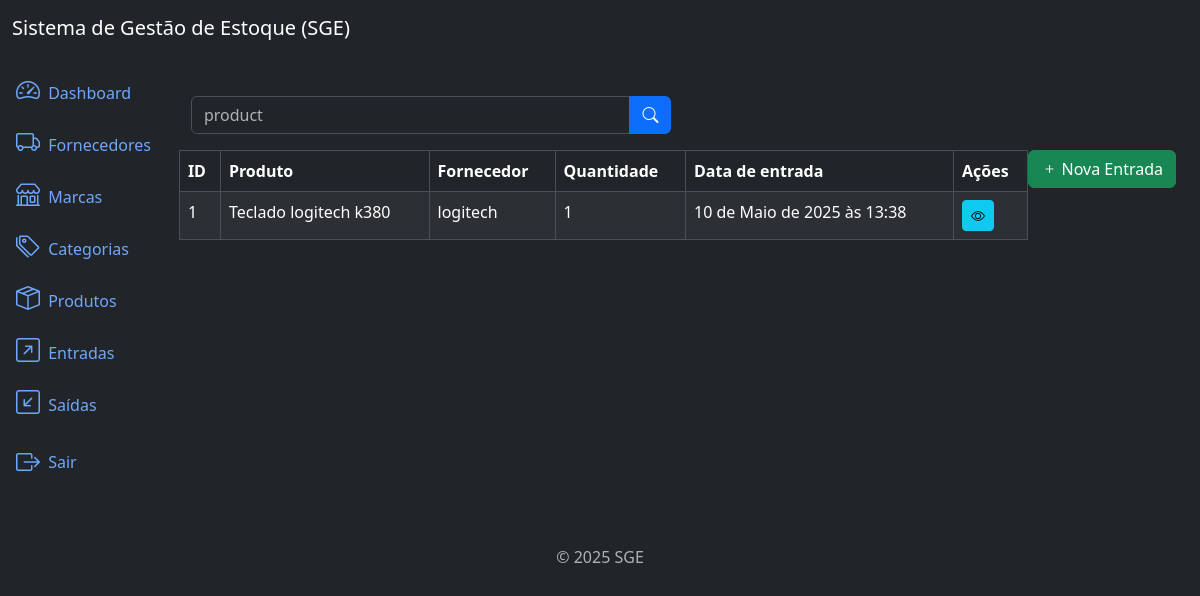
Page /inflows/list/ (signed in) on the earlier database version.
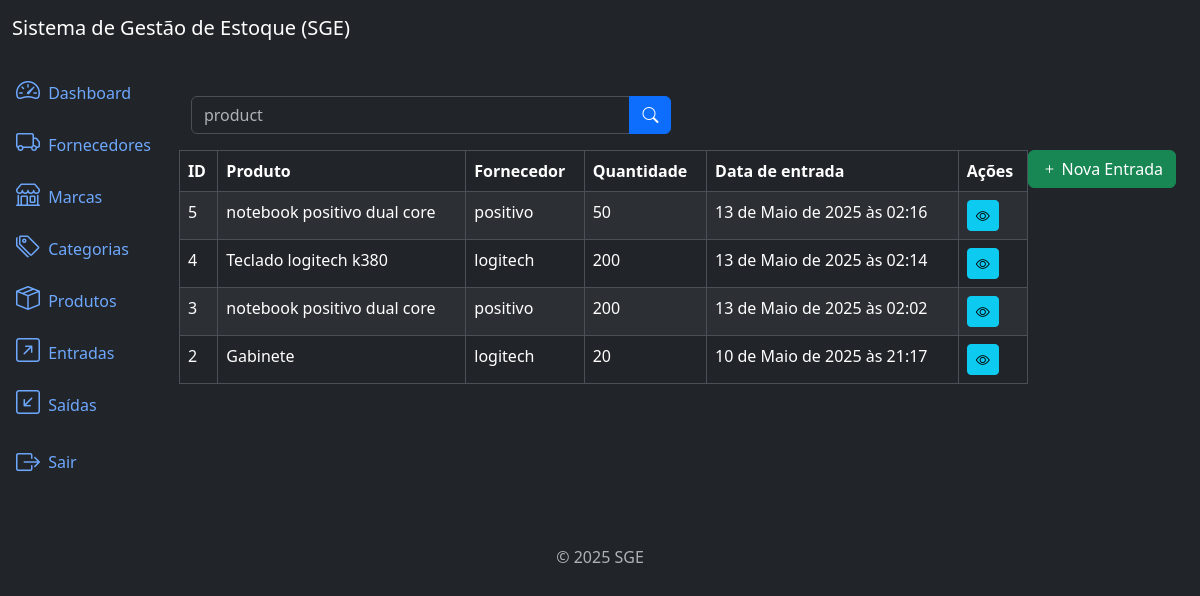
Same page on the later database version.
### inflows/models.py (models this page shows, shortened)
class Inflow(models.Model):
    supplier = models.ForeignKey(Supplier, on_delete=models.PROTECT, related_name='inflows')
    product = models.ForeignKey(Product, on_delete=models.PROTECT, related_name='inflows')
    quantity = models.IntegerField()
    description = models.TextField(null=True, blank=True)
    created_at = models.DateTimeField(auto_now_add=True)
    updated_at = models.DateTimeField(auto_now=True)
    class Meta:
        ordering = ['-created_at']

### products/models.py (models this page shows)
class Product (models.Model):
    title = models.CharField(max_length=500)
    category = models.ForeignKey(Category, on_delete=models.PROTECT, related_name='products')
    brand = models.ForeignKey(Brand, on_delete=models.PROTECT, related_name='products')
    description = models.TextField(null=True, blank=True)
    serie_number = models.CharField(max_length=200, null=True, blank=True)
    cost_price = models.DecimalField(max_digits=20, decimal_places=2)
    selling_price = models.DecimalField(max_digits=20, decimal_places=2)
    quantity = models.IntegerField(default=0)
    created_at = models.DateTimeField(auto_now_add=True)
    updated_at = models.DateTimeField(auto_now=True)
    class Meta:
         ordering = ['title']
    def __str__(self):
        return self.title

### suppliers/models.py (models this page shows)
class Supplier(models.Model):
    name = models.CharField(max_length=500)
    description = models.TextField(null=True, blank=True)
    created_at = models.DateTimeField(auto_now_add=True)
    updated_at =  models.DateTimeField(auto_now=True)
    class Meta:
        ordering = ['name']
    def __str__(self):
        return self.name

### inflows/views.py (the view)
# urls.py: path('inflows/list/', views.InflowListView.as_view(), name='inflow_list'),
class InflowListView(LoginRequiredMixin,PermissionRequiredMixin, ListView):
    model = models.Inflow
    template_name = 'inflow_list.html'
    context_object_name = 'inflows'
    paginate_by = 9
    permission_required ='inflows.view_inflow'
    def get_queryset(self):
        queryset = super().get_queryset()
        product = self.request.GET.get('product')
        if product:
            queryset = queryset.filter(product__title__icontains=product)
        return queryset

### inflows/templates/inflow_list.html (shortened to what this page needs)
{% extends 'base.html' %}
{% block content %}
<div class="row mb-3">
    <div class="col-md-6">
            <form method="get" action="{% url 'inflow_list' %}">
             <div class="input-group">
                    <input type="text" class="form-control" name="product" placeholder="product" value="{{ request.GET.product }}">
                    <button type="submit" class="btn btn-primary">
                        <i class="bi bi-search"></i>
                    </button>
                </div>
            </form>
        </div>
    </div>
    {% if perms.inflows.add_inflow %}
    <div class="col -md-6">
        <a href="{% url 'inflow_create' %}" class="btn btn-success float-end">
          <i class="bi bi-plus"></i> Nova Entrada
        </a>
    </div>
    {% endif %}
</div>
<div class="table-responsive">
    <table class="table table-striped table-bordered">
        <thead class="thead-dark">
            <tr>
                <th>ID</th>
                <th>Produto</th>
                <th>Fornecedor</th>
                <th>Quantidade</th>
                <th>Data de entrada</th>
                <th> Ações </th>
            </tr>
        </thead>
        <tbody>
            {% for inflow in inflows %}
            <tr>
                <td>{{ inflow.id }}</td>
                <td>{{ inflow.product }}</td>
                <td>{{ inflow.supplier }}</td>
                <td>{{ inflow.quantity }}</td>
                <td>{{ inflow.created_at }}</td>
                <td>
                    {% if perms.inflows.view_inflow %}
                        <a href="{% url 'inflow_detail' inflow.id %}" class="btn btn-info btn-sm">
                             <i class="bi bi-eye"></i>
                        </a>
                    {% endif %}
                </td>
            </tr>
            {% endfor %}
        </tbody>
    </table>
</div>
{% endblock %}

### app/templates/base.html (shortened to what this page needs)
<!DOCTYPE html>
<html lang="pt-br" data-bs-theme="dark">
<head>
  <link href="https://cdn.jsdelivr.net/npm/bootstrap@5.3.5/dist/css/bootstrap.min.css" rel="stylesheet">
  <link rel="stylesheet" href="https://cdn.jsdelivr.net/npm/bootstrap-icons@1.11.3/font/bootstrap-icons.min.css">
</head>
<body>
  {% include 'components/_header.html'%}
  <div class="container-fluid">
    {% if user.is_authenticated %}
      {% include 'components/_sidebar.html' %}
    {% endif %}
      <div class="col py-3">
        <div class="container mt-4">
          <main>
            {% block content %}
            {% endblock %}
        </div>
      </div>
    </div>
     {% include 'components/_footer.html'%}
</body>
</html>

### app/templates/components/_header.html
<nav class="navbar navbar-expand-lg navbar-light bg-dark">
  <div class="container-fluid">
    <a class="navbar-brand text-white" href="#">Sistema de Gestão de Estoque (SGE)</a>
  </div>
</nav>

### app/templates/components/_sidebar.html (shortened to what this page needs)
<div class="row flex-nowrap">
  <div class="col-auto col-md-0 col-xl-0 px-0 bg-dark">
    <div class="d-flex flex-column align-items-center align-items-sm-start px-3 pt-2 text-white">
      <div class="collapse d-sm-block" id="menuCollapse">
        <ul class="nav flex-column align-items-start" id="menu">
          <li>
            <a href="{% url 'home' %}" class="nav-link px-0 align-middle">
              <i class="bi bi-speedometer2 fs-4"></i>
              <span class="ms-1">Dashboard</span>
            </a>
          </li>
          {% if perms.suppliers.view_supplier %}
          <li>
            <a href="{% url 'supplier_list' %}" class="nav-link px-0 align-middle">
                <i class="bi bi-truck fs-4"></i>
                <span class="ms-1">Fornecedores</span>
            </a>
          </li>
          {% endif %}
          {% if perms.brands.view_brand %}
          <li>
            <a href="{% url 'brand_list' %}"class="nav-link px-0 align-middle">
                <i class="bi bi-shop fs-4"></i>
                <span class="ms-1">Marcas</span>
              </a>
            </li>
          {% endif %}
          {% if perms.categories.view_category %}
            <li>
              <a href="{% url 'category_list' %}" class="nav-link px-0 align-middle">
                <i class="bi bi-tags fs-4"></i>
                <span class="ms-1">Categorias</span>
              </a>
            </li>
          {% endif %}
          {% if perms.products.view_product %}
            <li>
              <a href="{% url 'product_list' %}" class="nav-link px-0 align-middle">
                <i class="bi bi-box-seam fs-4"></i>
                <span class="ms-1">Produtos</span>
              </a>
            </li>
            {% endif %}
            {% if perms.inflows.view_inflow %}
            <li>
              <a href="{% url 'inflow_list' %}" class="nav-link px-0 align-middle">
                <i class="bi bi-arrow-up-right-square fs-4"></i>
                <span class="ms-1">Entradas</span>
              </a>
            </li>
            {% endif %}
            {% if perms.outflows.view_outflow %}
              <li>
                <a href="{% url 'outflow_list' %}" class="nav-link px-0 align-middle">
                  <i class="bi bi-arrow-down-left-square fs-4"></i>
                  <span class="ms-1">Saídas</span>
                </a>
              </li>
            {% endif %}
            <li class="nav-item">
              {% if user.is_authenticated %}
                <form action="{% url 'logout' %}" method="post" id="logout-form" class="nav-link px-0 align-middle">
                  <button type="submit" class="btn btn-link text-decoration-none text-reset nav-link px-0 align-middle">
                    <i class="bi bi-box-arrow-right fs-4 align-middle"></i>
                    <span class="ms-1 align-middle">Sair</span>
                </button>
              </form>
            {% endif %}
          </li>
        </ul>
      </div>
    </div>
  </div>

### app/templates/components/_footer.html
<footer class="footer mt-auto py-3 text-center">
  <div class="container">
    <span class="text-muted">© 2025 SGE</span>
  </div>
</footer>

Differences in the rows shown:
removed Inflow: id "1", product "Teclado logitech k380", supplier "logitech", quantity "1", created_at "10 de Maio de 2025 às 13:38"
added Inflow: id "5", product "notebook positivo dual core", supplier "positivo", quantity "50", created_at "13 de Maio de 2025 às 02:16"
added Inflow: id "4", product "Teclado logitech k380", supplier "logitech", quantity "200", created_at "13 de Maio de 2025 às 02:14"
added Inflow: id "3", product "notebook positivo dual core", supplier "positivo", quantity "200", created_at "13 de Maio de 2025 às 02:02"
added Inflow: id "2", product "Gabinete", supplier "logitech", quantity "20", created_at "10 de Maio de 2025 às 21:17"
